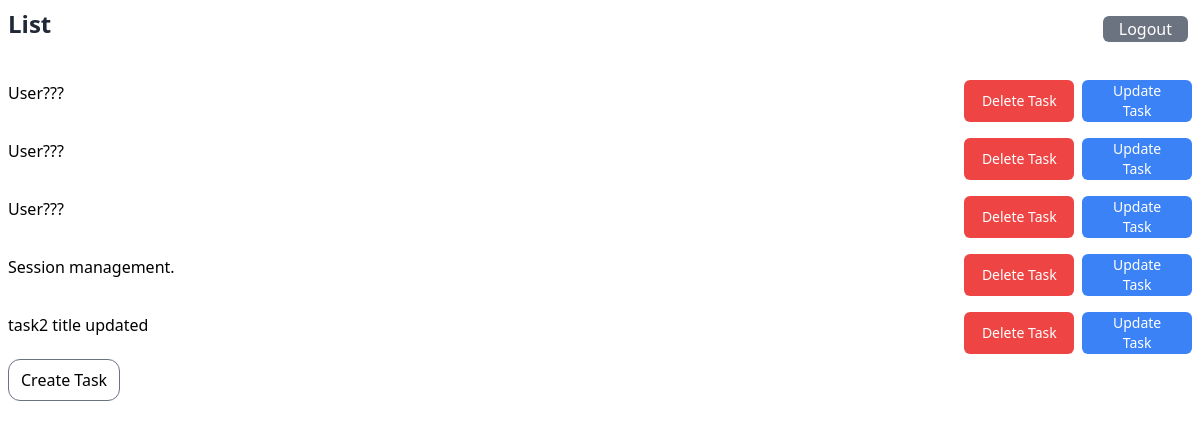
The app's page /tasks/ (signed in) with its own data.
### tasks/models.py (models this page shows, shortened)
class Task(models.Model):
    PRIORITY_CHOICES = [
        ('LOW', 'Low'),
        ('MEDIUM', 'Medium'),
        ('HIGH', 'High')
    ]
    STATUS_CHOICES = [
        ('To Do', 'TODO'),
        ('In Progress', 'IN_PROGRESS'),
        ('Completed', 'COMPLETED')
    ]
    title = models.CharField(max_length=200)
    description = models.TextField(blank=True)
    created_at = models.DateTimeField(auto_now_add=True)
    updated_at = models.DateTimeField(auto_now=True)
    due_date = models.DateTimeField(null=True, blank=True)
    priority = models.CharField(
            max_length=10,
            choices=PRIORITY_CHOICES,
            default='MEDIUM'
        )
    status = models.CharField(
            max_length=20,
            choices=STATUS_CHOICES,
            default='TODO'
        )
    user = models.ForeignKey(
            settings.AUTH_USER_MODEL,
            on_delete=models.CASCADE,
            related_name='tasks'
        )
    class Meta:
      ordering = ['-created_at']

### tasks/views.py (the view)
# urls.py: path('tasks/', views.list_tasks, name='list-tasks'),
@login_required(login_url="/users/login/")
def list_tasks(request):
     tasks = get_list_or_404(Task, user=request.user)
     return render(request, "tasks/list_tasks.html", { "tasks": tasks })

### tasks/templates/tasks/list_tasks.html (shortened to what this page needs)
{% extends '../base.html' %}
{% block header %}List{% endblock %}
{% block content %}
<div class="my-[5px] bg-red">
{% for task in tasks %}
	<div class="flex justify-between items-center">
	  <div><a href="{% url 'tasks:task-detail' task.pk %}" >{{ task.title }}</a>
	  </div>
	  <div class="flex gap-2">
	  <button type="submit" class="w-full bg-red-500 hover:bg-blue-600 text-white font-medium py-[1px] px-4 rounded-md transition-colors duration-300 mt-4">
	    <a href="{% url 'tasks:delete-task' task.pk %} "class="text-sm">Delete Task</a>
	  </button>
	  <button type="submit" class="w-full bg-blue-500 hover:bg-blue-600 text-white font-medium py-[1px] px-4 rounded-md transition-colors duration-300 mt-4">
	    <a href="{% url 'tasks:update-task' task.pk %} "class="text-sm">Update Task</a>
	  </button>
	  </div>
	</div>
{% endfor %}
</div>
<a href="{% url 'tasks:create-task' %}" class="my-[5px]">
  <button type="text" class="rounded-xl">Create Task</button>
</a>
{% endblock %}

### records on screen
Task: title "User???"
Task: title "User???"
Task: title "User???"
Task: title "Session management."
Task: title "task2 title updated"
